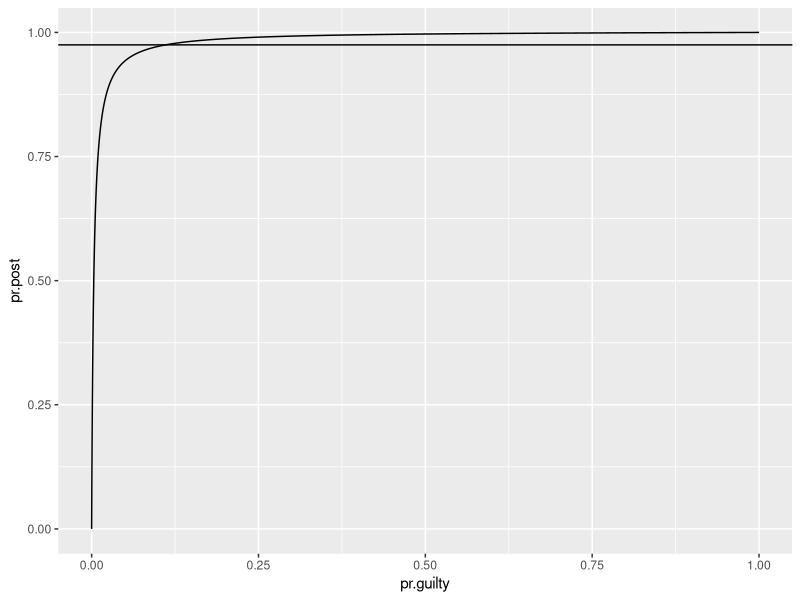
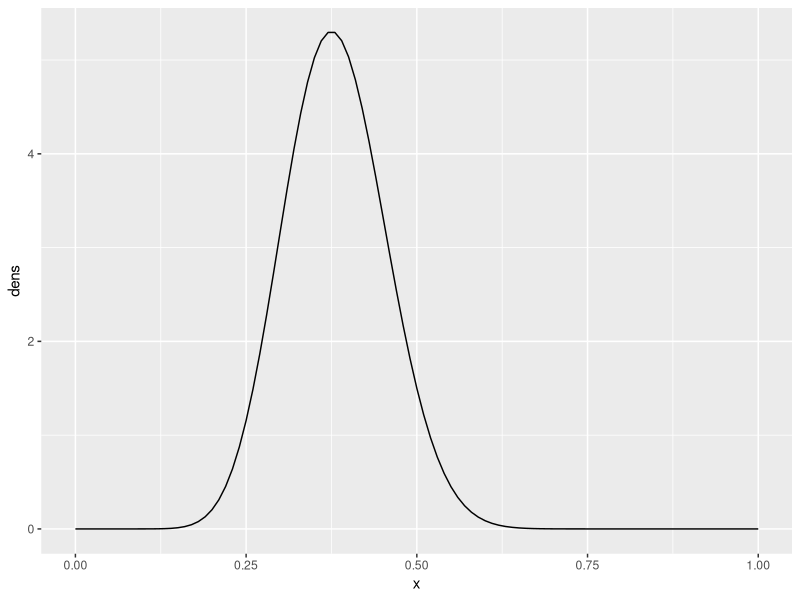
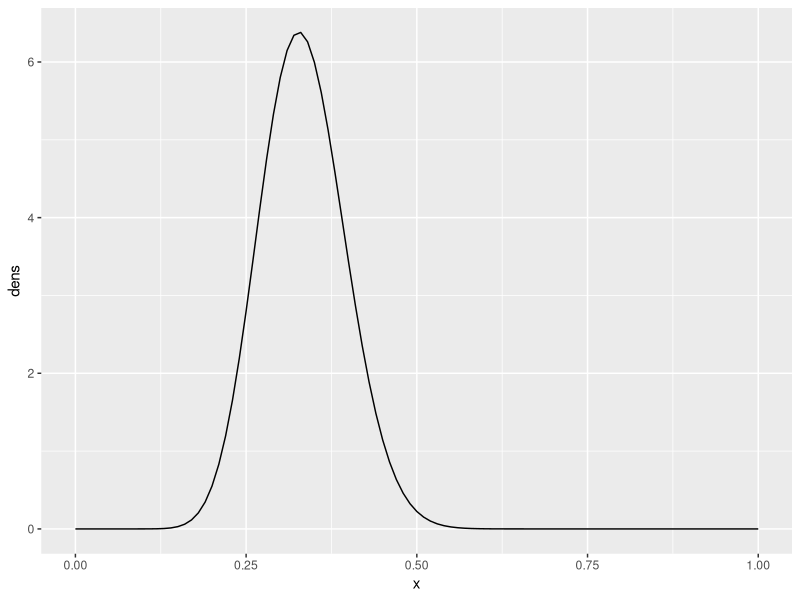
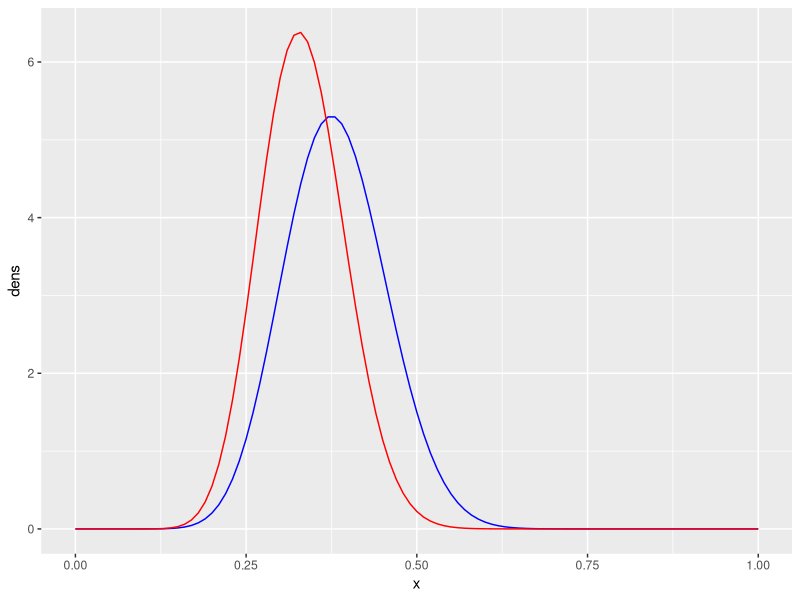
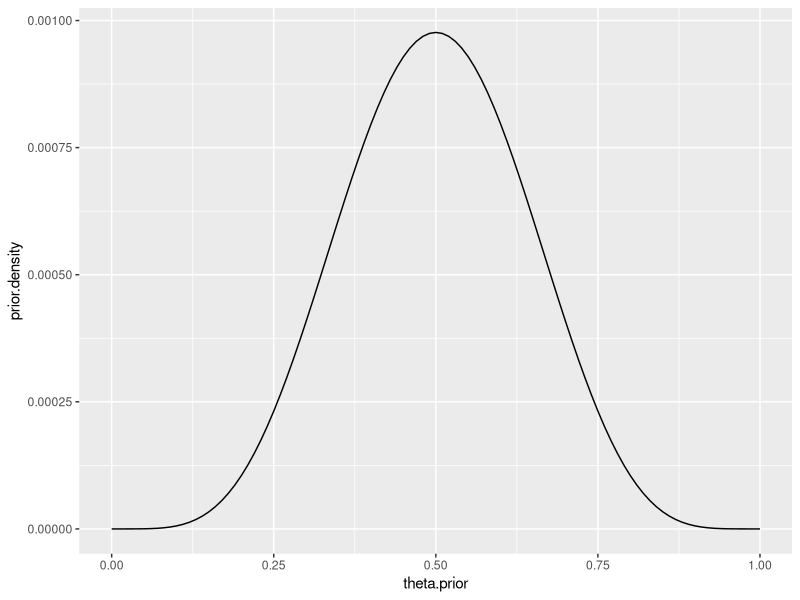
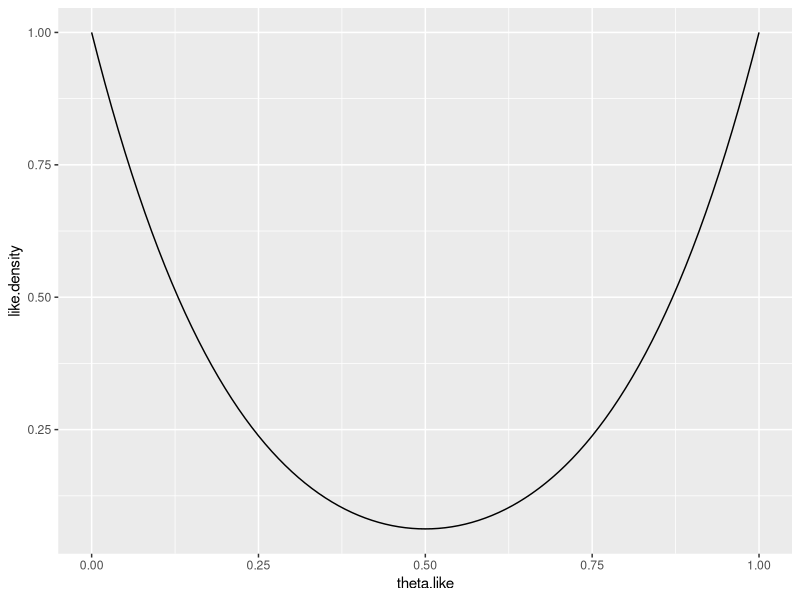
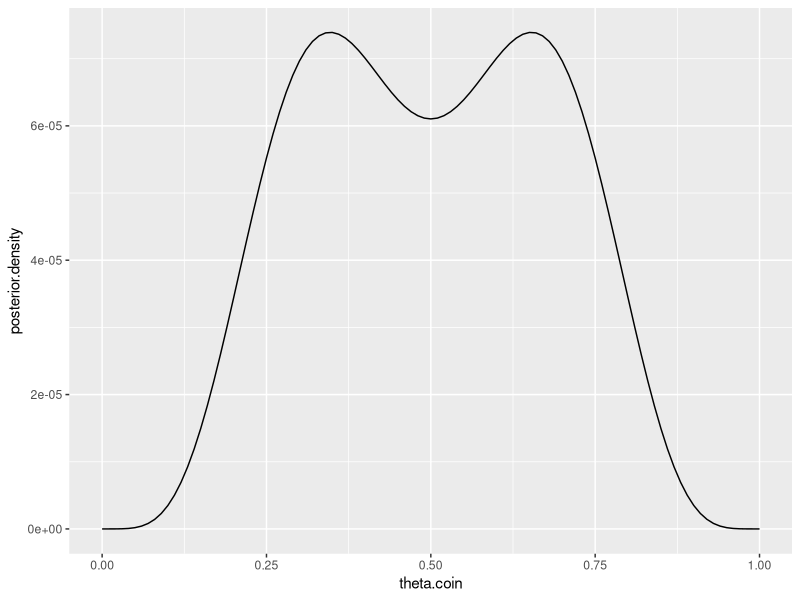
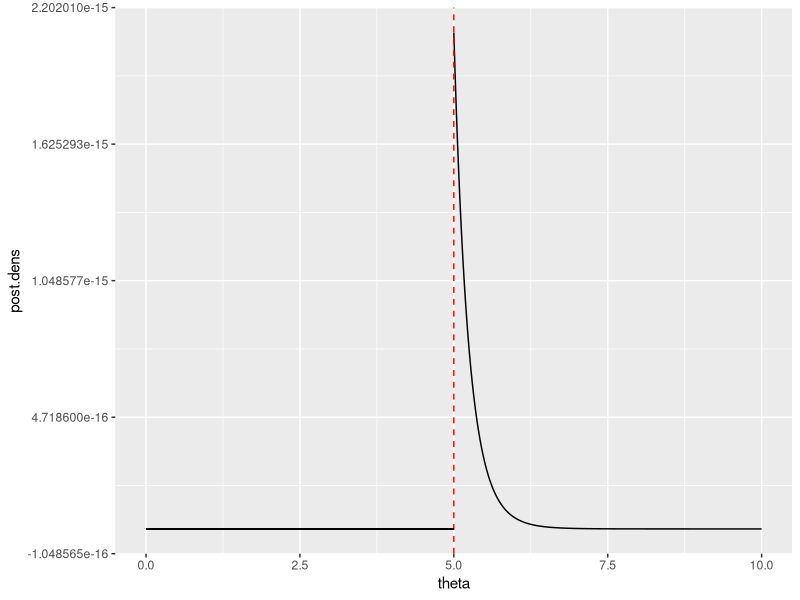

Reproduce these figures in R, in order.
## ---- chunk 1
knitr::opts_chunk$set(echo = TRUE)
knitr::opts_chunk$set(cache = TRUE)
require(ggplot2)
require(broom)
## ---- chunk 2
pr.guilty <- seq(0,0.99,by=0.0001)
pr.marker <- 0.0032
pr.notguilty <- 1-pr.guilty
pr.post <- (1*pr.guilty)/(1*(pr.guilty) + pr.marker*(pr.notguilty))
prob.dens <- as.data.frame(rbind(cbind(pr.guilty, pr.post),c(1,1)))

ggplot2::ggplot(prob.dens, aes(x=pr.guilty,y=pr.post)) +
  geom_line(data=prob.dens) +
  geom_hline(yintercept=0.975)

mpr.guilt <- which(pr.post > 0.975)
pr.guilty[mpr.guilt[1]]
## ---- chunk 3
n <- 40; y <- 15
dbinom(15,40, prob = 0.5)
## ---- chunk 4
x <- seq(0,1,by = 0.01); a = 15; b = 40

dens <- dbeta(
  x,
  a + 1,
  b - a + 1
  )

posterior.dens.unif <- as.data.frame(cbind(x,dens))

ggplot(
  data = posterior.dens.unif,
  aes(x,dens)
  ) +
  geom_line()
## ---- chunk 5
x <- seq(0,1,by = 0.01); a = 15; b = 40

unif.data <- rbeta(
  10000,
  a + 1,
  b - a + 1
  )
## ---- chunk 6
mean(unif.data>0.5)
## ---- chunk 7
mean(unif.data)
## ---- chunk 8
a = 3; b = 15

beta.data <- rbeta(
  10000,
  a + 1,
  b - a + 1
  )

mean(beta.data)
## ---- chunk 9
x <- seq(0,1,by = 0.01); a1 <- 15; b1 <- 40; a2 <-  3; b2 <-  15

dens <- dbeta(
  x,
  (a1 + a2) + 1,
  (b1 + b2) - (a1 + a2) + 1
  )

posterior.dens.beta <- as.data.frame(cbind(x, dens))

ggplot(
  data = posterior.dens.beta,
  aes(x,dens)
  ) + 
  geom_line()

beta.data <- rbeta(
  10000,
  (a1 + a2) + 1,
  (b1 + b2) - (a1 + a2) + 1
  )

mean(beta.data>0.5)
mean(beta.data)


## ---- chunk 10

ggplot() + 
  geom_line(
    data = posterior.dens.unif,
    aes(x,dens),
    color = "blue"
    ) + 
  geom_line(
    data = posterior.dens.beta,
    aes(x,dens),
    color = "red"
    )

mean(beta.data>0.5)
mean(beta.data)
## ---- chunk 11
theta.prior <- seq(0,1,0.01)
prior.density  <- theta.prior^5*(1-theta.prior)^5 
prior.data <- as.data.frame(cbind(theta.prior, prior.density))

ggplot(
  prior.data,
  aes(theta.prior, prior.density)) + 
  geom_line()
## ---- chunk 12
theta.like <- seq(0,1,0.01)
like.density  <- (1-theta.like)^5  + theta.like^5
like.data <- as.data.frame(cbind(theta.like, like.density))

ggplot(
  like.data,
  aes(theta.like, like.density)) + 
  geom_line()
## ---- chunk 13
theta.coin <- seq(0,1,0.01)
posterior.density  <- theta.coin^5*(1-theta.coin)^10 + theta.coin^10*(1-theta.coin)^5
coin.data <- as.data.frame(cbind(theta.coin, posterior.density))

ggplot() + 
  geom_line(
    data = coin.data,
    aes(theta.coin, posterior.density))
## ---- chunk 14

treatment.table <- matrix(c(11,0,0,1),ncol=2,byrow=TRUE)
colnames(treatment.table) <- c("Success","Failure")
rownames(treatment.table) <- c("Treatment","Control")
treatment.table <- as.table(treatment.table)
treatment.table
treatment.chisq <- broom::tidy(chisq.test(treatment.table))
treatment.chisq
## ---- chunk 15
pt <-  1 # Probability of uccessful treatmetn outcome in Treatment group
pc <- 0 # Probability of successful treatmetn outcome in Control group

nt <- 11 # Size of Treatment Group
rt <- 11 # Number of successes for Treatment Group
nc <- 1 # Size of Control Group
rc <- 0 # Number of Success for Control Group.


like <- (pt^rt*(1-pt)^(nt-rt))*(pc^rc*(1-pc)^(nc-rc))




## ---- chunk 16

## ---- chunk 17
y <- 5; n <- 20; a <- 5

theta <- seq(y,10, by = 0.001)
post.dens <- 1/(theta^(n+1))
dens <- as.data.frame(cbind(theta,post.dens))

theta.0 <- as.data.frame(seq(0,10, by = 0.001))

  ggplot2::ggplot() + 
    geom_line(
      data = dens,
      aes(theta,post.dens)
      ) + 
    geom_vline(
      xintercept=y,
      color= "red",
      linetype = 2
      ) +
    geom_segment(
      data = theta.0,
      x=0,xend=y,y=0,yend=0
      ) + 
    xlim(0,10)
